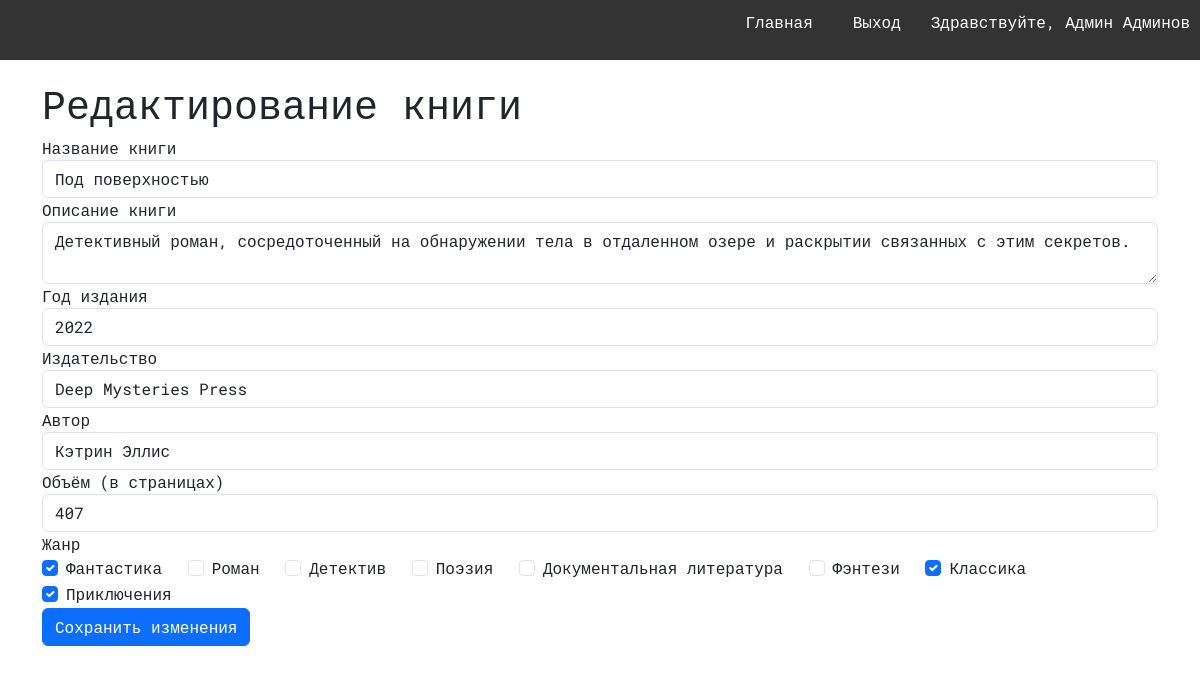
Screenshot of /book/15/edit (signed in) with the database file from the repository.
### models.py (models this page shows, shortened)
class User(db.Model, UserMixin):
    __tablename__ = 'users'
    id = db.Column(db.Integer, primary_key=True)
    username = db.Column(db.String(100), unique=True, nullable=False)
    password = db.Column(db.String(100), nullable=False)
    last_name = db.Column(db.String(100), nullable=False)
    first_name = db.Column(db.String(100), nullable=False)
    middle_name = db.Column(db.String(100))
    role_id = db.Column(db.Integer, db.ForeignKey('roles.id'), nullable=False)
    reviews = db.relationship('Review', backref='user')
    role = db.relationship('Role', backref='users')

class Book(db.Model):
    __tablename__ = 'books'
    id = db.Column(db.Integer, primary_key=True)
    title = db.Column(db.String(255), nullable=False)
    short_description = db.Column(db.Text, nullable=False)
    year = db.Column(db.Integer, nullable=False)
    publisher = db.Column(db.String(255), nullable=False)
    author = db.Column(db.String(255), nullable=False)
    page_count = db.Column(db.Integer, nullable=False)
    cover_id = db.Column(db.Integer, db.ForeignKey('covers.id'), nullable=False)
    genres = db.relationship('Genre', secondary=book_genres, backref='books')
    cover = db.relationship('Cover', backref='book')

class Genre(db.Model):
    __tablename__ = 'genres'
    id = db.Column(db.Integer, primary_key=True)
    name = db.Column(db.String(100), unique=True, nullable=False)

### books.py (the view, shortened to what this page needs)
@books.route('/book/<int:book_id>/edit', methods=['GET', 'POST'])
@login_required
def edit_book(book_id):
    book = Book.query.get_or_404(book_id)
    if current_user.role.name == 'user' and current_user.id != book.user_id:
        flash('У вас недостаточно прав для выполнения данного действия', 'warning')
        return redirect(url_for('index'))
    form = EditBookForm()
    form.title.data = book.title
    form.short_description.data = book.short_description
    form.year.data = book.year
    form.publisher.data = book.publisher
    form.author.data = book.author
    form.page_count.data = book.page_count
    selected_genres = [genre.id for genre in book.genres]
    form.genre.data = selected_genres
    return render_template('edit_book.html', form=form, book=book, selected_genres=selected_genres)

### forms.py (shortened to what this page needs)
class EditBookForm(FlaskForm):
    title = StringField('Название книги', validators=[InputRequired(), Length(max=255)])
    short_description = TextAreaField('Описание книги', validators=[InputRequired()])
    year = IntegerField('Год издания', validators=[InputRequired()])
    publisher = StringField('Издательство', validators=[InputRequired(), Length(max=255)])
    author = StringField('Автор', validators=[InputRequired(), Length(max=255)])
    page_count = IntegerField('Объём (в страницах)', validators=[InputRequired()])
    genre = MultiCheckboxField('Жанр', coerce=int)
    def __init__(self, *args, **kwargs):
        super(EditBookForm, self).__init__(*args, **kwargs)
        self.genre.choices = [(genre.id, genre.name) for genre in Genre.query.all()]

### app.py (called while the page is built)
@login_manager.user_loader
def load_user(user_id):
    return User.query.get(int(user_id))

### templates/edit_book.html (shortened to what this page needs)
{% extends 'base.html' %}
{% import 'macros.html' as macros %}
{% block content %}
<div class="container">
    <h1>Редактирование книги</h1>
    <form action="{{ url_for('books.edit_book', book_id=book.id) }}" method="post" enctype="multipart/form-data" class="book-form">
        {{ macros.render_form(form) }}
        <button type="submit" class="btn btn-primary">Сохранить изменения</button>
    </form>
</div>
{% endblock %}

### templates/macros.html (shortened to what this page needs)
{% macro render_form(form) %}
    <div class="form-group">
        {{ form.title.label(class="form-control-label") }}
        {{ form.title(class="form-control") }}
    </div>
    <div class="form-group">
        {{ form.short_description.label(class="form-control-label") }}
        {{ form.short_description(class="form-control", id='short_description') }}
    </div>
    <div class="form-group">
        {{ form.year.label(class="form-control-label") }}
        {{ form.year(class="form-control") }}
    </div>
    <div class="form-group">
        {{ form.publisher.label(class="form-control-label") }}
        {{ form.publisher(class="form-control") }}
    </div>
    <div class="form-group">
        {{ form.author.label(class="form-control-label") }}
        {{ form.author(class="form-control") }}
    </div>
    <div class="form-group">
        {{ form.page_count.label(class="form-control-label") }}
        {{ form.page_count(class="form-control") }}
    </div>
    <div class="form-group">
        {{ form.genre.label(class="form-control-label") }}
        <div class="checkbox-group">
            {% for subfield in form.genre %}
            <div class="form-check form-check-inline">
                {{ subfield(class="form-check-input") }}
                {{ subfield.label(class="form-check-label") }}
            </div>
            {% endfor %}
        </div>
    </div>
{% endmacro %}

### templates/navbar.html
<nav>
    <ul>
        <li><a href="{{ url_for('index') }}">Главная</a></li>
        {% if current_user.is_authenticated %}
            <li><a href="{{ url_for('logout') }}">Выход</a></li>
            <li><span>Здравствуйте, {{ current_user.first_name }} {{ current_user.last_name }}</span></li>
        {% else %}
            <li><a href="{{ url_for('login') }}">Вход</a></li>
            <li><a href="{{ url_for('register') }}">Регистрация</a></li>
        {% endif %}
    </ul>
</nav>

### static/styles.css (style rules this page uses)
body { font-family: "Roboto Mono", monospace; }
nav { background-color: #333; color: white; padding: 10px; text-align: center; }
nav ul { list-style-type: none; padding: 0; display: flex; justify-content: flex-end; gap: 10px; }
nav ul li { margin-left: 10px; }
nav ul li a { color: white; text-decoration: none; padding: 10px; }

### rows the page displays
User: first_name "Админ", last_name "Админов"
Book: title "Под поверхностью", short_description "Детективный роман, сосредоточенный на обнаружении тела в отдаленном озере и раскрытии связанных с этим секретов.", year "2022", publisher "Deep Mysteries Press", author "Кэтрин Эллис", page_count "407"
Genre: label "Фантастика"
Genre: label "Роман"
Genre: label "Детектив"
Genre: label "Поэзия"
Genre: label "Документальная литература"
Genre: label "Фэнтези"
Genre: label "Классика"
Genre: label "Приключения"
